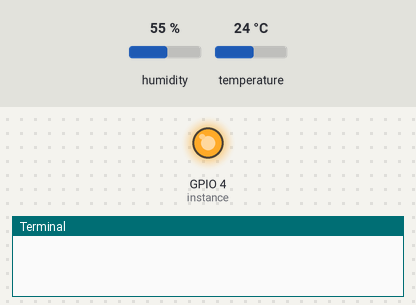
Bench run of a program on a simulated Raspberry Pi (BCM pin numbers). Parts: output pins drawn as LEDs (lit = HIGH), the last lines printed to the terminal. The test bench sets the inputs (shaded band); at power-on: humidity 55 %, temperature 24 °C. The clock reads 2024-03-15 10:24:30 at power-on unless the program sets it; library files of the repository ran but are not shown: dht22.py.

Above: at 0.01 s.
At 1.2 s:
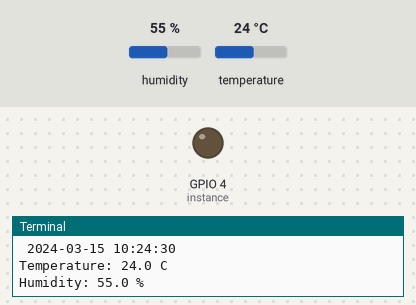
1.3 s: humidity set to 22 %
11.4 s: temperature set to 12 °C
21.5 s: humidity set to 40 %
Timing chart, 0 to 24.5 s (numbered marks = the images above; inputs shaded):
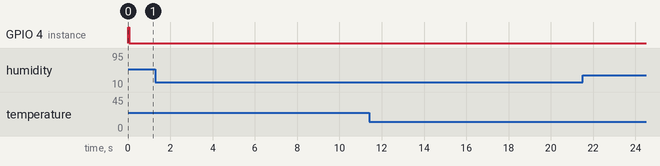

The program:

dht22_run.py
```python
import time

import RPi.GPIO as GPIO

from sensor import dht22

# initialize GPIO
GPIO.setwarnings(False)
GPIO.setmode(GPIO.BCM)
GPIO.cleanup()

# 配置数据线的针
instance = dht22.DHT22(pin=4)

if __name__ == '__main__':
    while True:
        result = instance.read()
        print('\n', time.strftime('%Y-%m-%d %H:%M:%S', time.localtime()))
        if result.is_valid():
            print("Temperature: %0.1f C" % result.temperature)
            print("Humidity: %0.1f %%" % result.humidity)
        else:
            print("Error: %d" % result.error_code)

        time.sleep(10)
```
